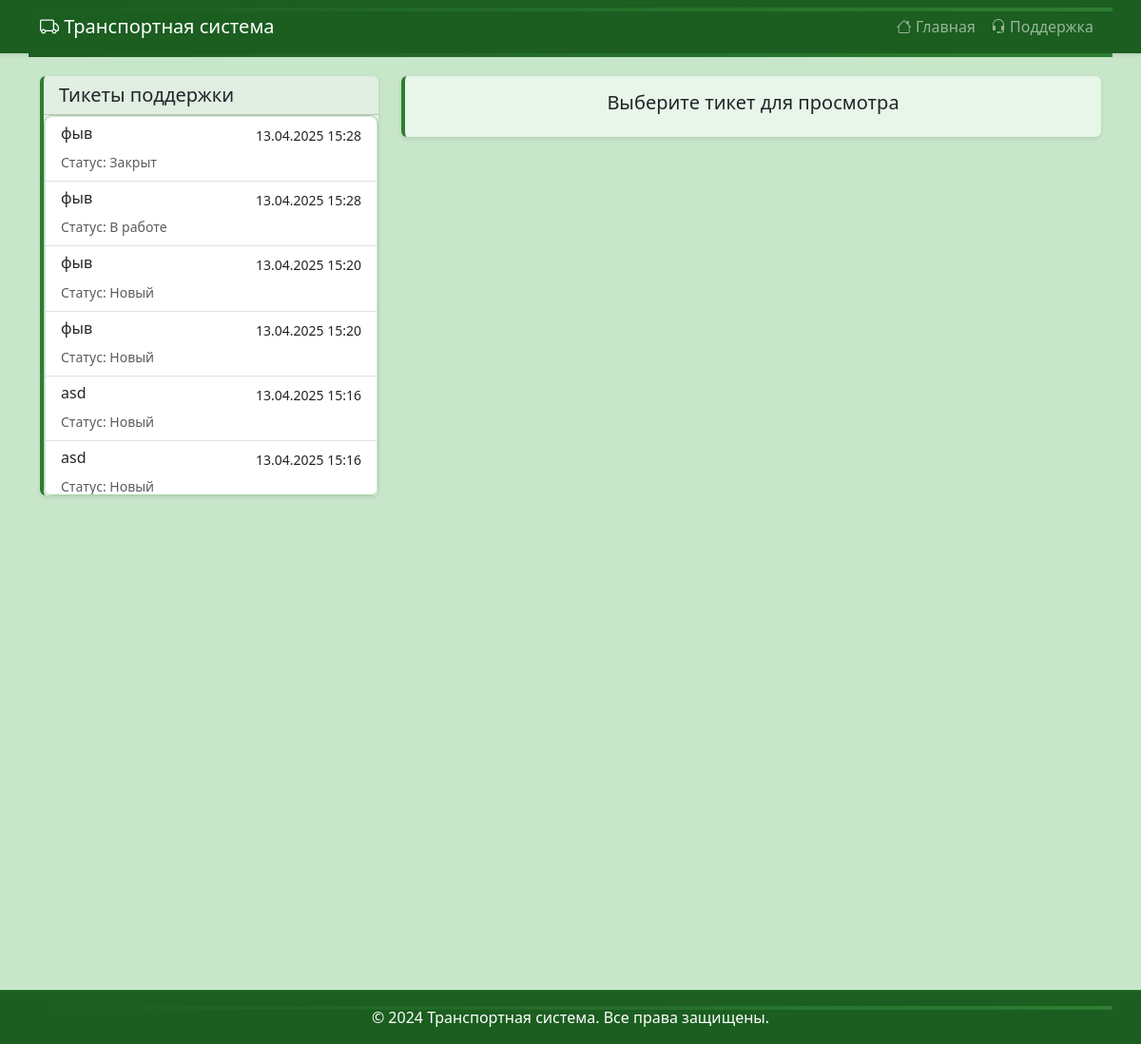
The page /support/admin/ on the database as committed earlier.
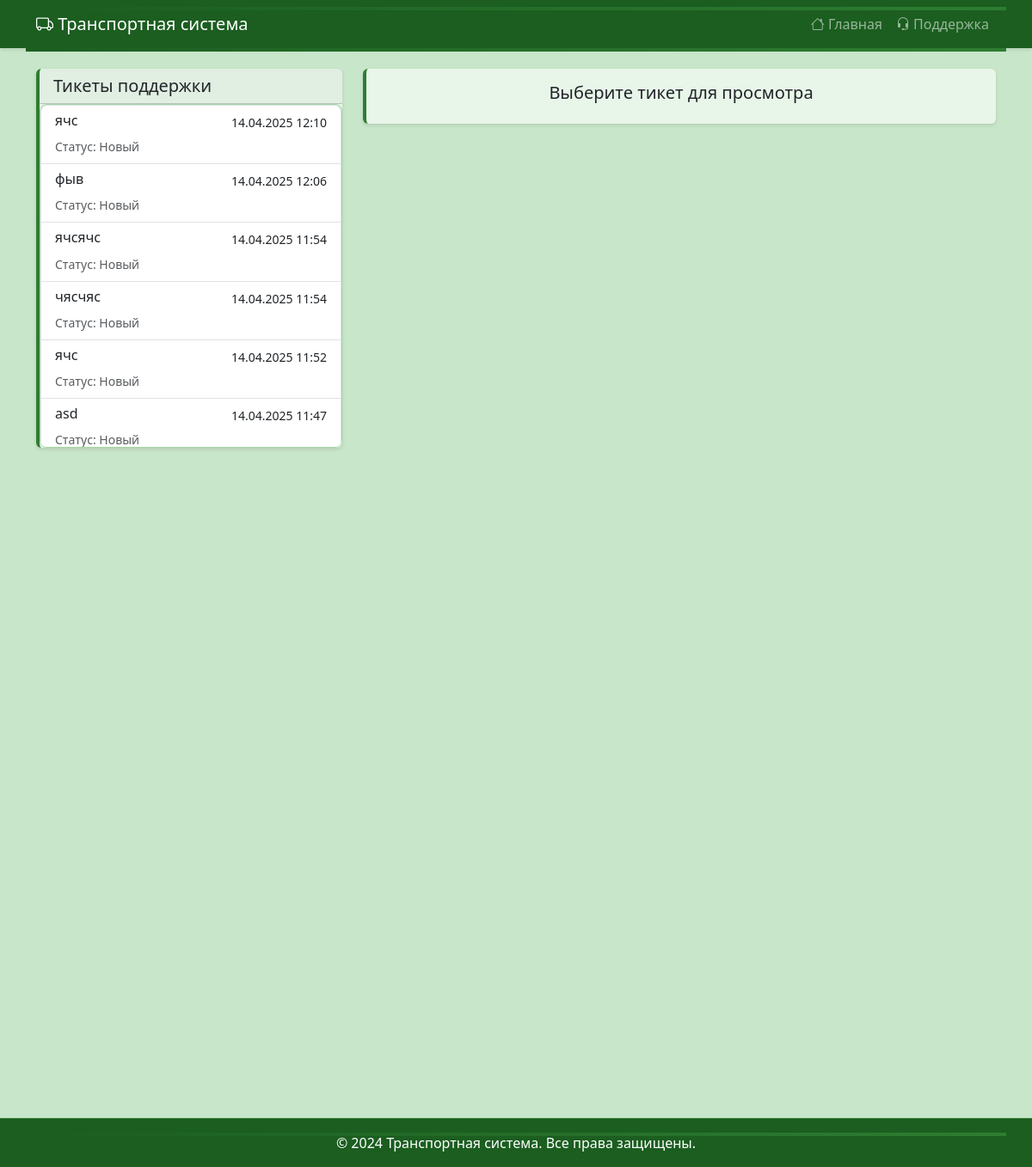
The same page on the database as committed later.
### transport/models.py (models this page shows, shortened)
class SupportTicket(models.Model):
    STATUS_CHOICES = [
        ('new', 'Новый'),
        ('in_progress', 'В работе'),
        ('resolved', 'Решен'),
        ('closed', 'Закрыт'),
    ]
    session_id = models.CharField(max_length=100)
    email = models.EmailField()
    subject = models.CharField(max_length=200)
    status = models.CharField(max_length=20, choices=STATUS_CHOICES, default='new')
    transport = models.ForeignKey(Transport, on_delete=models.SET_NULL, null=True, blank=True, related_name='tickets')
    created_at = models.DateTimeField(auto_now_add=True)
    updated_at = models.DateTimeField(auto_now=True)
    class Meta:
        verbose_name = 'Тикет'
        verbose_name_plural = 'Тикеты'

### transport/views.py (the view)
# urls.py: path('support/admin/', views.support_admin, name='support_admin'),
@ensure_csrf_cookie
def support_admin(request):
    current_ticket_id = request.GET.get('ticket_id')
    current_ticket = None
    messages = []
    if current_ticket_id:
        try:
            current_ticket = SupportTicket.objects.get(id=current_ticket_id)
            messages = SupportMessage.objects.filter(ticket=current_ticket).order_by('created_at')
        except SupportTicket.DoesNotExist:
            current_ticket_id = None
    tickets = SupportTicket.objects.all().order_by('-created_at')
    context = {
        'current_ticket': current_ticket,
        'tickets': tickets,
        'messages': messages
    }
    return render(request, 'transport/support_admin.html', context)

### transport/templates/transport/support_admin.html (shortened to what this page needs)
{% extends 'transport/base.html' %}
{% load static %}
{% block content %}
<div class="row">
    <div class="col-md-4">
        <div class="card">
            <div class="card-header">
                <h5 class="mb-0">Тикеты поддержки</h5>
            </div>
            <div class="card-body p-0">
                <div class="list-group ticket-list">
                    {% for ticket in tickets %}
                    <a href="{% url 'support_admin' %}?ticket_id={{ ticket.id }}"
                       class="list-group-item list-group-item-action {% if current_ticket.id == ticket.id %}active{% endif %}">
                        <div class="d-flex justify-content-between align-items-center">
                            <h6 class="mb-1">{{ ticket.subject }}</h6>
                            <small>{{ ticket.created_at|date:"d.m.Y H:i" }}</small>
                        </div>
                        <small class="text-muted">Статус: {{ ticket.get_status_display }}</small>
                    </a>
                    {% empty %}
                    <div class="list-group-item">
                        <p class="mb-0">Нет активных тикетов</p>
                    </div>
                    {% endfor %}
                </div>
            </div>
        </div>
    </div>
    <div class="col-md-8">
        {% if current_ticket %}
        <div class="card">
            <div class="card-header d-flex justify-content-between align-items-center">
                <h5 class="mb-0">{{ current_ticket.subject }}</h5>
                <div class="dropdown">
                    <button class="btn btn-outline-primary dropdown-toggle" type="button" data-bs-toggle="dropdown">
                        Статус: {{ current_ticket.get_status_display }}
                    </button>
                    <ul class="dropdown-menu">
                        <li><a class="dropdown-item status-option" data-status="new" href="#">Новый</a></li>
                        <li><a class="dropdown-item status-option" data-status="in_progress" href="#">В работе</a></li>
                        <li><a class="dropdown-item status-option" data-status="resolved" href="#">Решен</a></li>
                        <li><a class="dropdown-item status-option" data-status="closed" href="#">Закрыт</a></li>
                    </ul>
                </div>
            </div>
            <div class="card-body">
                <div class="chat-messages" id="chatMessages">
                    {% for message in messages %}
                    <div class="message {% if message.is_staff %}message-admin{% else %}message-user{% endif %}">
                        <div class="message-content">
                            {{ message.message }}
                            <small class="message-time">{{ message.created_at|date:"H:i" }}</small>
                        </div>
                    </div>
                    {% endfor %}
                </div>
                <form id="messageForm" class="mt-3">
                    {% csrf_token %}
                    <div class="input-group">
                        <input type="text" class="form-control" id="messageInput" placeholder="Введите сообщение...">
                        <button class="btn btn-primary" type="submit">Отправить</button>
                    </div>
                </form>
            </div>
        </div>
        {% else %}
        <div class="card">
            <div class="card-body text-center">
                <h5>Выберите тикет для просмотра</h5>
            </div>
        </div>
        {% endif %}
    </div>
</div>
{% endblock %}

### transport/templates/transport/base.html (shortened to what this page needs)
{% load static %}
<!DOCTYPE html>
<html lang="ru">
<head>
    <link href="https://cdn.jsdelivr.net/npm/bootstrap@5.3.0/dist/css/bootstrap.min.css" rel="stylesheet">
    <link rel="stylesheet" href="https://cdn.jsdelivr.net/npm/bootstrap-icons@1.11.0/font/bootstrap-icons.css">
</head>
<body>
    <div class="content">
        <nav class="navbar navbar-expand-lg navbar-dark">
            <div class="container">
                <a class="navbar-brand" href="{% url 'index' %}">
                    <i class="bi bi-truck"></i> Транспортная система
                </a>
                <div class="collapse navbar-collapse" id="navbarNav">
                    <ul class="navbar-nav ms-auto">
                        <li class="nav-item">
                            <a class="nav-link" href="{% url 'index' %}">
                                <i class="bi bi-house"></i> Главная
                            </a>
                        </li>
                        <li class="nav-item">
                            <a class="nav-link" href="{% url 'support_chat' %}">
                                <i class="bi bi-headset"></i> Поддержка
                            </a>
                        </li>
                    </ul>
                </div>
            </div>
        </nav>
        <div class="container py-4">
            {% block content %}{% endblock %}
        </div>
    </div>
    <footer class="text-center">
        <div class="container">
            <p class="mb-0">&copy; 2024 Транспортная система. Все права защищены.</p>
        </div>
    </footer>
</body>
</html>

### transport/templates/transport/base.html (style rules this page uses)
body { min-height: 100vh; display: flex; flex-direction: column; background-color: #c8e6c9; }
.content { flex: 1 0 auto; }
footer { flex-shrink: 0; background-color: #1b5e20; color: white; border-top: 1px solid #2e7d32; padding: 1rem 0; margin-top: auto; }
.card { transition: all 0.3s ease; border: none; box-shadow: 0 2px 4px rgba(0,0,0,0.1); background-color: #e8f5e9; border-left: 4px solid #2e7d32; }
.ticket-list { max-height: 400px; overflow-y: auto; border: 1px solid #a5d6a7; border-radius: 0.5rem; background-color: #c8e6c9; }
.navbar { box-shadow: 0 2px 4px rgba(0,0,0,0.1); background-color: #1b5e20 !important; }
.container { position: relative; }
.container::before { content: ''; position: absolute; top: 0; left: 0; right: 0; height: 4px; background: linear-gradient(90deg, #1b5e20, #2e7d32, #1b5e20); background-size: 200% 100%; animation: gradient 3s ease infinite; }

Rows that differ between the two databases and show on the page:
no longer on this page (row unchanged): SupportTicket: subject "фыв", created_at "13.04.2025 15:28", status "Закрыт"
no longer on this page (row unchanged): SupportTicket: subject "фыв", created_at "13.04.2025 15:28", status "В работе"
no longer on this page (row unchanged): SupportTicket: subject "фыв", created_at "13.04.2025 15:20", status "Новый"
no longer on this page (row unchanged): SupportTicket: subject "фыв", created_at "13.04.2025 15:20", status "Новый"
no longer on this page (row unchanged): SupportTicket: subject "asd", created_at "13.04.2025 15:16", status "Новый"
no longer on this page (row unchanged): SupportTicket: subject "asd", created_at "13.04.2025 15:16", status "Новый"
added SupportTicket: subject "ячс", created_at "14.04.2025 12:10", status "Новый"
added SupportTicket: subject "фыв", created_at "14.04.2025 12:06", status "Новый"
added SupportTicket: subject "ячсячс", created_at "14.04.2025 11:54", status "Новый"
added SupportTicket: subject "чясчяс", created_at "14.04.2025 11:54", status "Новый"
added SupportTicket: subject "ячс", created_at "14.04.2025 11:52", status "Новый"
added SupportTicket: subject "asd", created_at "14.04.2025 11:47", status "Новый"
